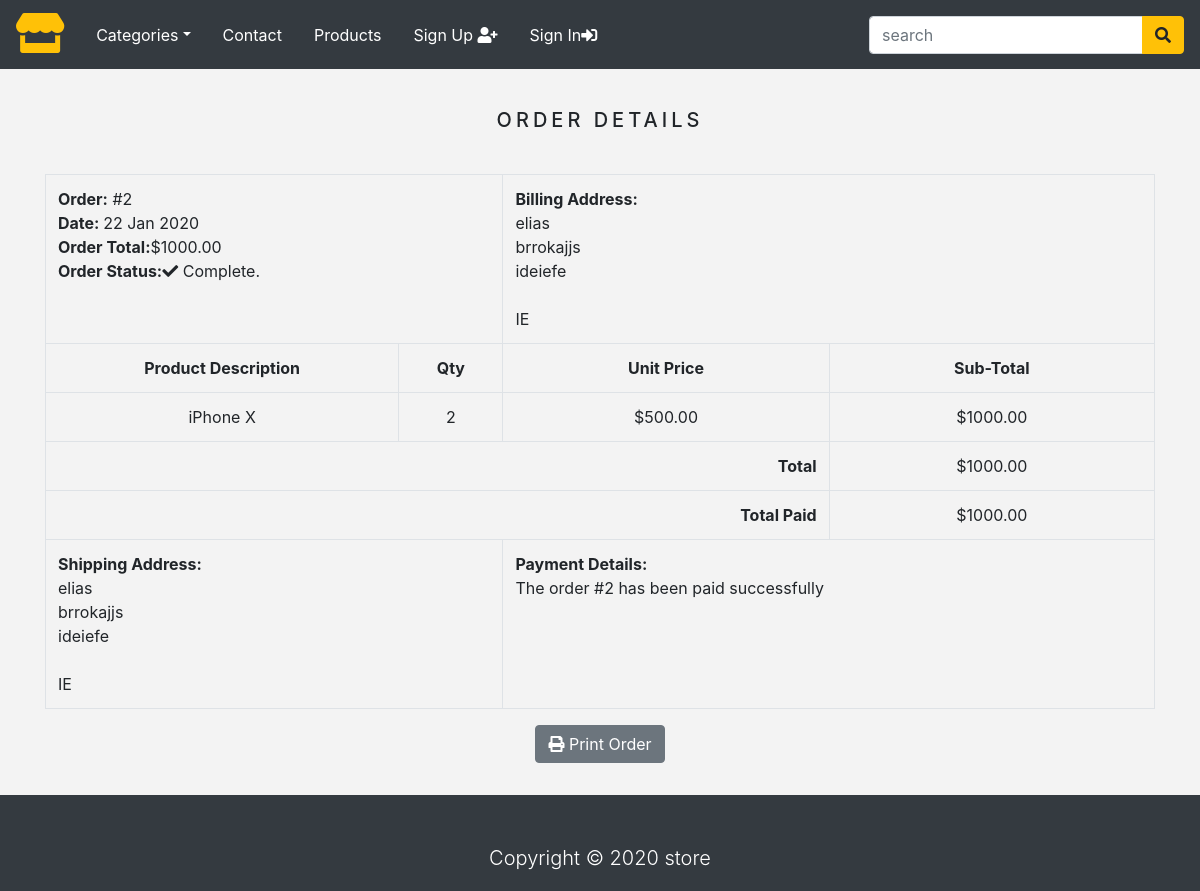
The page /order/2/ (signed in) on the database its author committed.
### store/models.py (models this page shows, shortened)
class Order(models.Model):
    token = models.CharField(max_length=250, unique=True)
    total = models.DecimalField(max_digits=10, decimal_places=2, verbose_name='USD Order Total')
    emailAddress = models.EmailField(max_length=250, blank=True, verbose_name='Email Address')
    created = models.DateTimeField(auto_now_add=True)
    billingName = models.CharField(max_length=250, blank=True)
    billingAddress1 = models.CharField(max_length=250, blank=True)
    billingCity = models.CharField(max_length=250, blank=True)
    billingPostcode = models.CharField(max_length=250, blank=True)
    billingCountry = models.CharField(max_length=250, blank=True)
    shippingName = models.CharField(max_length=250, blank=True)
    shippingAddress1 = models.CharField(max_length=250, blank=True)
    shippingCity = models.CharField(max_length=250, blank=True)
    shippingPostcode= models.CharField(max_length=250, blank=True)
    shippingCountry = models.CharField(max_length=250, blank=True)
    class Meta:
        db_table = 'Order'
        ordering = ['-created']

class OrderItem(models.Model):
    product = models.CharField(max_length=250)
    quantity = models.IntegerField()
    price = models.DecimalField(max_digits=10, decimal_places=2, verbose_name='USD')
    order = models.ForeignKey(Order, on_delete=models.CASCADE)
    class Meta:
        db_table = 'OrderItem'
    def sub_total(self):
        return self.quantity * self.price

### store/views.py (the view)
# urls.py: path('order/<int:order_id>/', views.viewOrder, name='order_detail'),
@login_required(redirect_field_name='next', login_url='signin')
def viewOrder(request, order_id):
    if request.user.is_authenticated:
        email = str(request.user.email)
        order = Order.objects.get(id=order_id, emailAddress=email)
        order_items = OrderItem.objects.filter(order=order)
    return render(request, 'order_detail.html', {'order': order, 'order_items': order_items})

### store/context_processors.py (called while the page is built)
def counter(request):
    item_count = 0
    if 'admin' in request.path:
        return {}
    else:
        try:
            cart = Cart.objects.filter(cart_id=_cart_id(request))
            cart_items = CartItem.objects.all().filter(cart=cart[:1])
            for cart_item in cart_items:
                item_count += cart_item.quantity
        except Cart.DoesNotExit:
            item_count = 0
    return dict(item_count=item_count)

def menu_links(request):
    links = Category.objects.all()
    return dict(links=links)

### store/models.py (called while the page is built)
    def get_url(self):
        return reverse('products_by_category', args=[self.slug])

### store/views.py (called while the page is built)
def _cart_id(request):
    cart = request.session.session_key
    if not cart:
        cart = request.session.create()
    return cart

### store/templates/order_detail.html (shortened to what this page needs)
{% extends 'base.html' %}
{% load static %}
{% block content %}
    <div class="container">
    <div class="text-center">
      <br>
      <h1 class="text-center product_title">
        Order Details
      </h1>
      <br>
      <table class="table table-bordered">
        <tr>
          <td class="text-left" colspan="2">
            <b>Order:</b> #{{ order.id }} <br>
            <b>Date: </b>{{ order.created|date:"d M Y" }} <br>
            <b>Order Total:</b>${{ order.total }} <br>
            <b>Order Status:</b><i class="fas fa-check"></i> Complete.
          </td>
          <td class="text-left" colspan="2">
            <b>Billing Address: </b> <br>
            {{ order.billingName }} <br>
            {{ order.billingAddress1 }} <br>
            {{ order.billingCity }} <br>
            {{ order.billingPostcode }} <br>
            {{ order.billingCountry }} <br>
          </td>
        </tr>
        <tr>
          <td><b>Product Description</b></td>
          <td><b>Qty</b></td>
          <td><b>Unit Price</b></td>
          <td><b>Sub-Total</b></td>
        </tr>
        {% for item in order_items %}
          <tr>
            <td>{{ item.product }}</td>
            <td>{{ item.quantity }}</td>
            <td>${{ item.price }}</td>
            <td>${{ item.sub_total }}</td>
          </tr>
        {% endfor %}
        <tr>
          <td class="text-right" colspan="3"><b>Total</b></td>
          <td>${{ order.total }}</td>
        </tr>
        <tr>
          <td class="text-right" colspan="3"><b>Total Paid</b></td>
          <td>${{ order.total }}</td>
        </tr>
        <tr>
          <td class="text-left" colspan="2">
            <b>Shipping Address:</b> <br>
            {{ order.shippingName }} <br>
            {{ order.shippingAddress1 }} <br>
            {{ order.shippingCity }} <br>
            {{ order.shippingPostcode }} <br>
            {{ order.shippingCountry }} <br>
          </td>
          <td class="text-left" colspan="2">
            <b>Payment Details:</b> <br>
            The order #{{ order.id }} has been paid successfully
          </td>
        </tr>
      </table>
      <button class="btn btn-secondary" onclick="window.print();">
        <i class="fas fa-print"></i>
        Print Order
      </button>
    </div>
  </div>
    <br><br>
{% endblock %}

### store/static/css/base.css (style rules this page uses)
body { background: #f3f3f3; }
.product_title { font-size: 20px; text-transform: uppercase; letter-spacing: .2em; padding-top: 15px; padding-bottom: 10px; }

### rows shown on the page
Order: id "2", created "22 Jan 2020", total "1000.00", billingName "elias", billingAddress1 "brrokajjs", billingCity "ideiefe", billingCountry "IE", shippingName "elias", shippingAddress1 "brrokajjs", shippingCity "ideiefe", shippingCountry "IE"
OrderItem: product "iPhone X", quantity "2", price "500.00", sub_total "1000.00"
